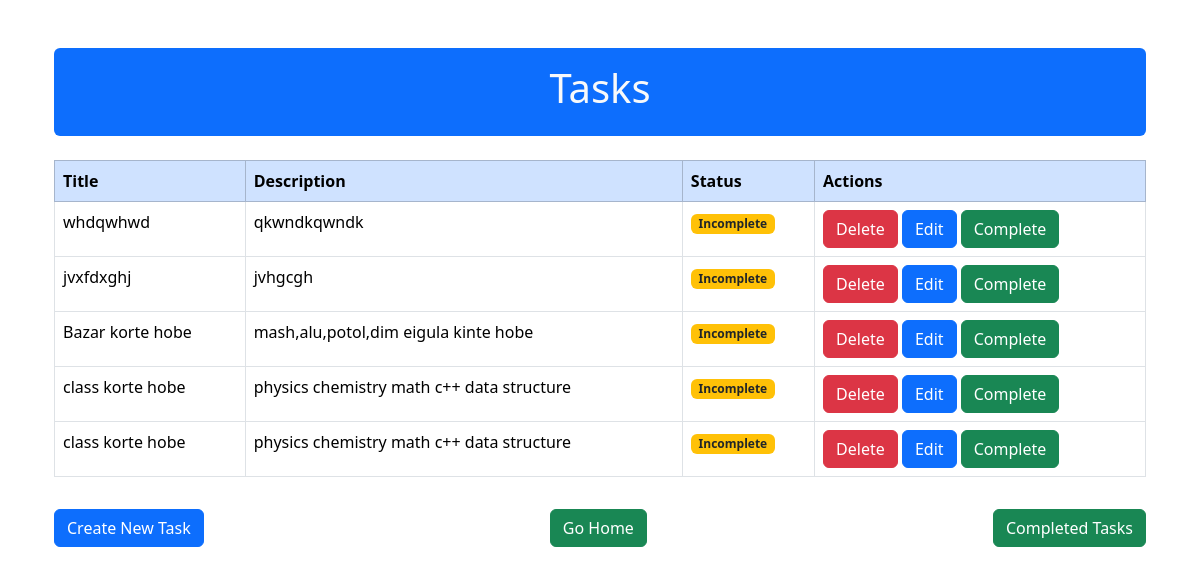
Page /show_tasks/ on the committed database.
### task_app/models.py (models this page shows)
class TaskModel(models.Model):
    taskTitle = models.CharField(max_length=200)
    taskDescription = models.TextField()
    is_completed = models.BooleanField(default=False)

### task_app/views.py (the view)
# urls.py: path('show_tasks/', ViewTaskList.as_view(), name='tasks'),
class ViewTaskList(ListView):
    template_name = 'show_tasks.html'
    model = TaskModel
    context_object_name = 'data'
    ordering = ['id']
    def get_queryset(self):
        queryset = super().get_queryset()
        queryset = queryset.filter(is_completed=False)
        return queryset

### task_app/templates/show_tasks.html (shortened to what this page needs)
{% extends 'base.html' %}
{% block contents %}
<div class="container mt-5">
    {% if data %}
    <div class="bg-primary text-light p-3 rounded">
        <h1 class="text-center">Tasks</h1>
    </div>
    <div class="table-responsive mt-4">
        <table class="table table-bordered">
            <thead class="table-primary">
                <tr>
                    <th scope="col">Title</th>
                    <th scope="col">Description</th>
                    <th scope="col">Status</th>
                    <th scope="col">Actions</th>
                </tr>
            </thead>
            <tbody>
                {% for item in data %}
                <tr>
                    <td>{{ item.taskTitle }}</td>
                    <td>{{ item.taskDescription }}</td>
                    <td>
                        {% if item.is_completed == False %}
                        <span class="badge bg-warning text-dark">Incomplete</span>
                        {% else %}
                        <span class="badge bg-success">Complete</span>
                        {% endif %}
                    </td>
                    <td>
                        <a href="{% url 'delete' item.id %}" class="btn btn-danger">Delete</a>
                        <a href="{% url 'update_form' item.id %}" class="btn btn-primary">Edit</a>
                        <a href="{% url 'update_to_complete' item.id %}" class="btn btn-success">Complete</a>
                    </td>
                </tr>
                {% endfor %}
            </tbody>
        </table>
    </div>
    <div class="d-flex justify-content-between mt-3">
        <a href="{% url 'save_form' %}" class="btn btn-primary">Create New Task</a>
        <a href="{% url 'home' %}" class="btn btn-success">Go Home</a>
        <a href="{% url 'completed_tasks' %}" class="btn btn-success">Completed Tasks</a>
    </div>
    {% else %}
    <div class="text-center mt-5">
        <h2>No tasks available</h2>
        <a href="{% url 'save_form' %}" class="btn btn-primary mt-3">Create New Task</a>
    </div>
    {% endif %}
</div>
{% endblock %}

### task_app/templates/base.html (shortened to what this page needs)
<!DOCTYPE html>
<html lang="en">
<head>
    <link href="https://cdn.jsdelivr.net/npm/bootstrap@5.3.1/dist/css/bootstrap.min.css" rel="stylesheet"
>
</head>
<body>
    <div class="container my-5">
        {% block contents %}{% endblock %}
    </div>
</body>
</html>

### rows in the picture
TaskModel: taskTitle "whdqwhwd", taskDescription "qkwndkqwndk", is_completed "Incomplete"
TaskModel: taskTitle "jvxfdxghj", taskDescription "jvhgcgh", is_completed "Incomplete"
TaskModel: taskTitle "Bazar korte hobe", taskDescription "mash,alu,potol,dim eigula kinte hobe", is_completed "Incomplete"
TaskModel: taskTitle "class korte hobe", taskDescription "physics chemistry math c++ data structure", is_completed "Incomplete"
TaskModel: taskTitle "class korte hobe", taskDescription "physics chemistry math c++ data structure", is_completed "Incomplete"
